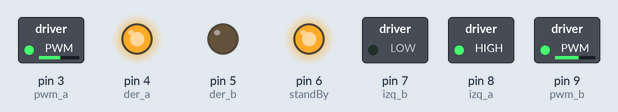
Simulated run of this sketch. Board: Arduino Uno, built with avr-gcc and run on an emulated ATmega328P. Shown: switched loads named in the sketch (green lamp = pin HIGH), output pins drawn as LEDs (lit = HIGH).

Above: at 0.05 s.
At 1.5 s:
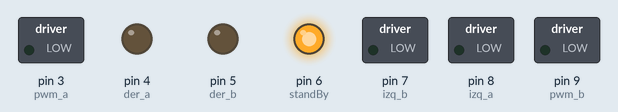
At 3.0 s:
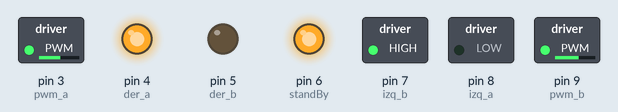
At 6.0 s:
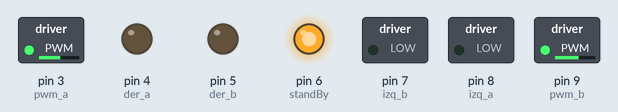
Timing chart, 0 to 7.9 s (numbered marks = the images above):
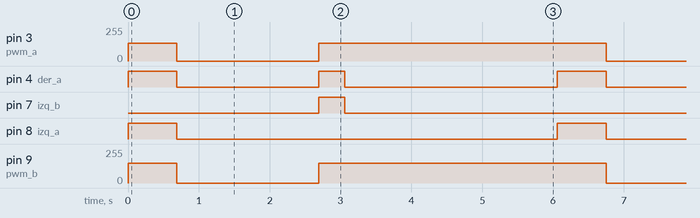

The sketch:

prueba_motor.ino
```cpp
const int pwm_a = 3;
const int der_a = 4;
const int der_b = 5;
const int pwm_b = 9;
const int izq_a = 8;
const int izq_b = 7;
const int standBy = 6;

void avanzar(int dist){
analogWrite(pwm_a,135);//front
digitalWrite(der_a,HIGH);
digitalWrite(der_b,LOW);
analogWrite(pwm_b,150);
digitalWrite(izq_a,HIGH);
digitalWrite(izq_b,LOW);
delay(689);
}
void setup (){
pinMode(standBy, OUTPUT);
pinMode(pwm_a, OUTPUT);
pinMode(der_a, OUTPUT);
pinMode(der_b, OUTPUT);
pinMode(pwm_b, OUTPUT);
pinMode(izq_a, OUTPUT);
pinMode(izq_b, OUTPUT);
digitalWrite(standBy, HIGH);
Serial.begin(115200);

}
void loop(){
analogWrite(pwm_a,135);//front
digitalWrite(der_a,HIGH);
digitalWrite(der_b,LOW);
analogWrite(pwm_b,150);
digitalWrite(izq_a,HIGH);
digitalWrite(izq_b,LOW);
delay(689);
analogWrite(pwm_a,0);//front
digitalWrite(der_a,LOW);
digitalWrite(der_b,LOW);
analogWrite(pwm_b,0);
digitalWrite(izq_a,LOW);
digitalWrite(izq_b,LOW);
delay(2000);
analogWrite(pwm_a,135);//front
digitalWrite(der_a,HIGH);
digitalWrite(der_b,LOW);
analogWrite(pwm_b,150);
digitalWrite(izq_a,LOW);
digitalWrite(izq_b,HIGH);
delay(370);
analogWrite(pwm_a,135);//front
digitalWrite(der_a,LOW);
digitalWrite(der_b,LOW);
analogWrite(pwm_b,150);
digitalWrite(izq_a,LOW);
digitalWrite(izq_b,LOW);
delay(2000);

//delay(2000);
/*analogWrite(pwm_a,150);//left
digitalWrite(der_a,HIGH);
digitalWrite(der_b,LOW);
analogWrite(pwm_b,150);
digitalWrite(izq_a,LOW);
digitalWrite(izq_b,HIGH);
delay(2000);
analogWrite(pwm_a,150);//back
digitalWrite(der_a,LOW);
digitalWrite(der_b,HIGH);
analogWrite(pwm_b,150);
digitalWrite(izq_a,LOW);
digitalWrite(izq_b,HIGH);
delay(2000);
analogWrite(pwm_a,150);//right
digitalWrite(der_a,LOW);
digitalWrite(der_b,HIGH);
analogWrite(pwm_b,150);
digitalWrite(izq_a,HIGH);
digitalWrite(izq_b,LOW);
delay(2000);*/
/*
delay(2000);
analogWrite(pwm_a,150);
digitalWrite(der_a,LOW);
digitalWrite(der_b,HIGH);
delay(2000);
*/
delay(1000);
}
```

Measured:
- by itself, pin 3 (pwm_a): repeats every 6.1 s: 0/255 2.0 s, 135/255 4.1 s
- by itself, pin 4 (der_a): repeats every 6.1 s: LOW 2.0 s, HIGH 0.37 s, LOW 3.0 s, HIGH 0.69 s
- by itself, pin 7 (izq_b): alternates HIGH for 0.37 s and LOW for 5.7 s
- by itself, pin 8 (izq_a): alternates HIGH for 0.69 s and LOW for 5.4 s
- by itself, pin 9 (pwm_b): repeats every 6.1 s: 0/255 2.0 s, 150/255 4.1 s
